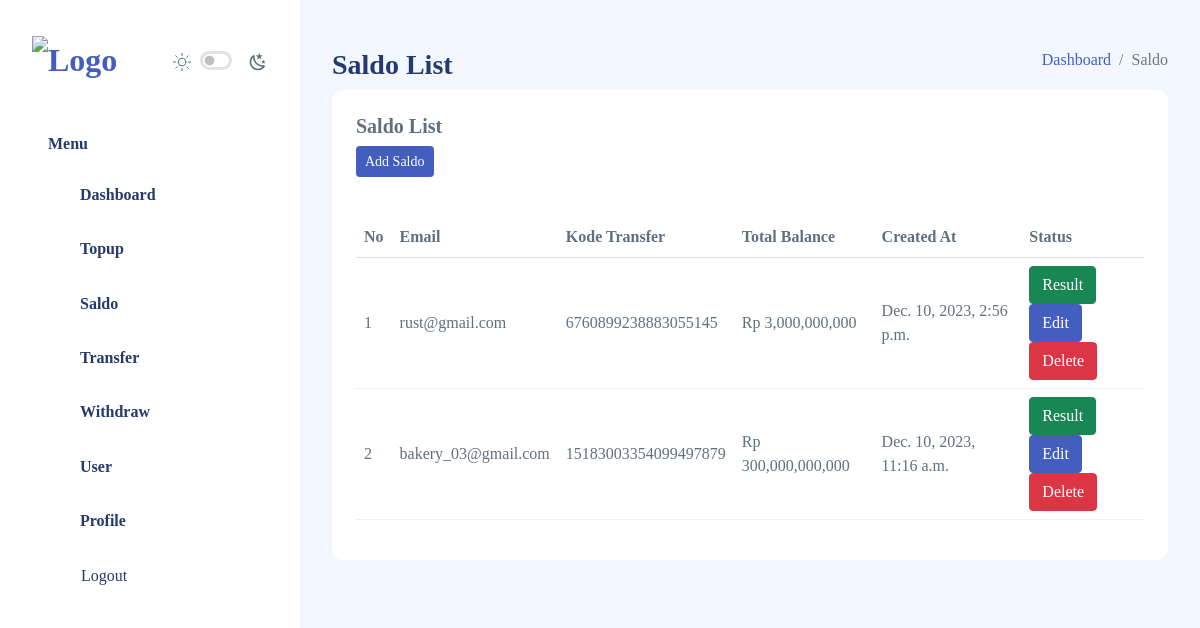
Screenshot of /saldo/ with the database file from the repository.
### apps/user/models.py (models this page shows, shortened)
class User(AbstractBaseUser, PermissionsMixin, TimeStampedModel):
    GENDER_CHOICES = [
        ("M", "Male"),
        ("F", "Female"),
    ]
    name = models.CharField(max_length=100)
    email = models.EmailField(unique=True)
    password = models.CharField(max_length=255)
    noc_transfer = models.CharField(max_length=20, default="0")
    phone = models.CharField(max_length=15, null=True, blank=True)
    birthday = models.DateField(null=True, blank=True)
    gender = models.CharField(
        max_length=1, choices=GENDER_CHOICES, null=True, blank=True
    )
    image = models.ImageField(upload_to="user_images/", null=True, blank=True)
    is_staff = models.BooleanField(
        default=False,
        help_text=("Designates whether the user can log into this admin site."),
    )
    objects = MyUserManager()
    EMAIL_FIELD = "email"
    USERNAME_FIELD = "email"
    REQUIRED_FIELDS = ["name"]

### apps/saldo/models.py (models this page shows)
class Saldo(TimeStampedModel):
    user = models.ForeignKey(User, on_delete=models.CASCADE)
    total_balance = models.BigIntegerField()
    withdraw_amount = models.BigIntegerField(default=0)
    withdraw_time = models.DateTimeField(null=True, blank=True)

### apps/saldo/views.py (the view)
# urls.py: path("", SaldoListView.as_view(), name="saldo-list"),
class SaldoListView(View):
    def get(self, request):
        find_balance = Saldo.objects.values(
            "id",
            "user_id",
            "user__email",
            "user__noc_transfer",
            "total_balance",
            "created_at",
        )
        new_balance_users = [
            {
                "saldo_history": {
                    "saldo_id": balance["id"],
                    "user_id": balance["user_id"],
                    "email": balance["user__email"],
                    "kode_transfer": balance["user__noc_transfer"],
                    "jumlah_uang": rupiah_formatter(str(balance["total_balance"])),
                    "created_at": balance["created_at"],
                }
            }
            for balance in find_balance
        ]
        return render(
            request=request,
            template_name="admin/saldo/index.html",
            context={"saldo": new_balance_users},
        )

### apps/shared/rupiah.py (called while the page is built)
def rupiah_formatter(digit):
    digit_number = int(digit)
    formatted = (
        f"Rp {digit_number:,.0f}"  # Format the number with comma as thousand separators
    )
    return formatted

### public/templates/admin/saldo/index.html (shortened to what this page needs)
{% extends "layouts/admin/base.html" %} {% block content %}
<div class="page-heading">
  <div class="page-title">
    <div class="row">
      <div class="col-12 col-md-6 order-md-1 order-last">
        <h3>Saldo List</h3>
      </div>
      <div class="col-12 col-md-6 order-md-2 order-first">
        <nav
          aria-label="breadcrumb"
          class="breadcrumb-header float-start float-lg-end"
        >
          <ol class="breadcrumb">
            <li class="breadcrumb-item"><a href="index.html">Dashboard</a></li>
            <li class="breadcrumb-item active" aria-current="page">Saldo</li>
          </ol>
        </nav>
      </div>
    </div>
  </div>
  <section class="section">
    <div class="card">
      <div class="card-header">
        <h5 class="card-title">Saldo List</h5>
        <a href="{% url 'saldo-create' %}" class="btn btn-primary btn-sm mb-3">
           Add Saldo
        </a>
      </div>
      <div class="card-body">
        <div class="table-responsive">
          <table class="table" id="table1">
            <thead>
              <tr>
                <th>No</th>
                <th>Email</th>
                <th>Kode Transfer</th>
                <th>Total Balance</th>
                <th>Created At</th>
                <th>Status</th>
              </tr>
            </thead>
            <tbody>
              {% for saldo_item in saldo %}
              <tr>
                <td>{{ forloop.counter }}</td>
                <td>{{ saldo_item.saldo_history.email }}</td>
                <td>{{ saldo_item.saldo_history.kode_transfer }}</td>
                <td>{{ saldo_item.saldo_history.jumlah_uang }}</td>
                <td>{{ saldo_item.saldo_history.created_at }}</td>
                <td>
                  <a
                    href="{% url 'saldo-result' saldo_item.saldo_history.user_id %}"
                    class="btn btn-success"
                    >Result</a
                  >
                  <a
                    href="{% url 'saldo-edit' saldo_item.saldo_history.saldo_id %}"
                    class="btn btn-primary"
                    >Edit</a
                  >
                  <form
                    class="delete-form"
                    action="{% url 'saldo-delete' saldo_item.saldo_history.saldo_id %}"
                    method="post"
                  >
                    <button
                      type="button"
                      class="btn btn-danger"
                      onclick="deleteSaldo('{{ saldo_item.saldo_history.saldo_id }}')"
                    >
                      Delete
                    </button>
                  </form>
                </td>
              </tr>
              {% endfor %}
            </tbody>
          </table>
        </div>
      </div>
    </div>
  </section>
</div>
{% endblock %}
  {% load static %}

### rows the page displays
User: saldo_history.email "rust@gmail.com", saldo_history.kode_transfer "6760899238883055145", saldo_history.jumlah_uang "Rp 3,000,000,000", saldo_history.created_at "Dec. 10, 2023, 2:56 p.m."
User: saldo_history.email "bakery_03@gmail.com", saldo_history.kode_transfer "15183003354099497879", saldo_history.jumlah_uang "Rp 300,000,000,000", saldo_history.created_at "Dec. 10, 2023, 11:16 a.m."
